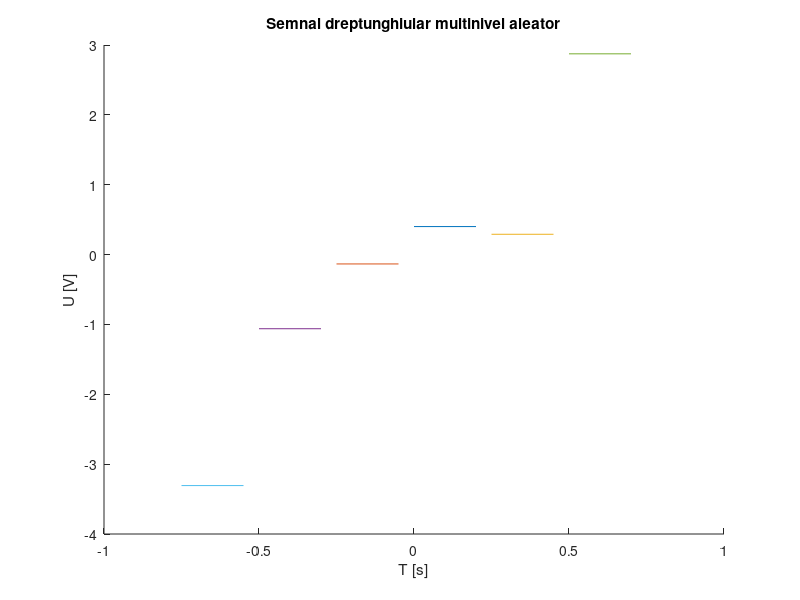

This chart was generated by the following MATLAB code:
hold on; 
%rezolutie temporara de 200ms
r1=rand(1);
r2=rand(1);
r3=rand(1);
r4=rand(1);
r5=rand(1);
r6=rand(1);
t=0:.2:0.25;
x1=r1*square(2*pi*4*t,100);
x2=-r2*square(2*pi*4*t,100);
x3=3*r3*square(2*pi*4*t,100);
x4=-3*r4*square(2*pi*4*t,100);
x5=5*r5*square(2*pi*4*t,100);
x6=-5*r6*square(2*pi*4*t,100);
plot(t,x1);
plot(t-0.25,x2);
plot(t+0.25,x3);
plot(t-0.5,x4);
plot(t+0.5,x5);
plot(t-0.75,x6);
xlabel('T [s]')
ylabel('U [V]')
title('Semnal dreptunghiular multinivel aleator')
